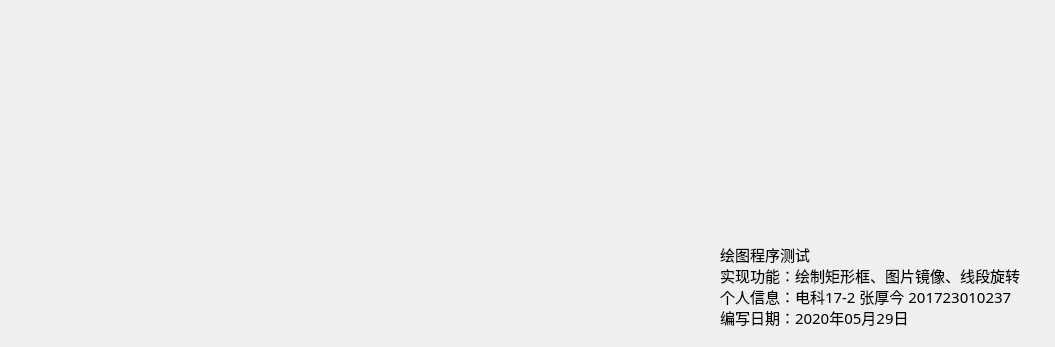
<?xml version="1.0" encoding="UTF-8"?>
<ui version="4.0">
 <class>Widget</class>
 <widget class="QWidget" name="Widget">
  <property name="geometry">
   <rect>
    <x>0</x>
    <y>0</y>
    <width>1055</width>
    <height>347</height>
   </rect>
  </property>
  <property name="windowTitle">
   <string>Widget</string>
  </property>
  <widget class="QLabel" name="label">
   <property name="geometry">
    <rect>
     <x>720</x>
     <y>230</y>
     <width>331</width>
     <height>111</height>
    </rect>
   </property>
   <property name="font">
    <font>
     <family>Microsoft YaHei</family>
     <pointsize>11</pointsize>
    </font>
   </property>
   <property name="text">
    <string>绘图程序测试
实现功能：绘制矩形框、图片镜像、线段旋转
个人信息：电科17-2 张厚今 201723010237
编写日期：2020年05月29日</string>
   </property>
  </widget>
 </widget>
 <layoutdefault spacing="6" margin="11"/>
 <resources/>
 <connections/>
</ui>
